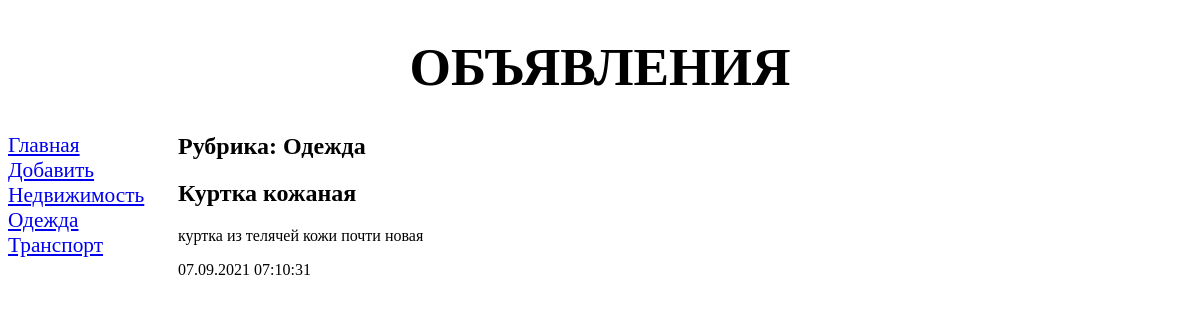
The page /bboard/4/ on the database its author committed.
### bboard/models.py (models this page shows, shortened)
class Rubric(models.Model):
    name = models.CharField(max_length=20, db_index=True, verbose_name='Название')
    class Meta:
        verbose_name_plural = 'Рубрика'
        verbose_name = 'Рубрика'
        ordering = ['name']

class Bb(models.Model):
    title = models.CharField(max_length=50, verbose_name='Товары')
    content = models.TextField(null=True, blank=True, verbose_name='Описание')
    price = models.FloatField(null=True, blank=True, verbose_name='Цена')
    published = models.DateTimeField(auto_now_add=True, db_index=True, verbose_name='Опубликовано')
    rubric = models.ForeignKey('Rubric', null=True, on_delete=models.PROTECT, verbose_name='Рубрика')
    class Meta:
        verbose_name_plural = 'Объявления'
        verbose_name = 'Объявление'
        ordering = ['-published']

### bboard/views.py (the view)
# urls.py: path('<int:rubric_id>/', by_rubric, name='by_rubric'),
def by_rubric(request, rubric_id):
    bbs = Bb.objects.filter(rubric=rubric_id)
    rubrics = Rubric.objects.all()
    current_rubric = Rubric.objects.get(pk=rubric_id)
    context = {'bbs': bbs, 'rubrics': rubrics, 'current_rubric': current_rubric}
    return render(request, 'bboard/by_rubric.html', context)

### bboard/templates/bboard/by_rubric.html (shortened to what this page needs)
{% extends "layout/basic.html" %}
{% block content %}
    <h2>Рубрика: {{ current_rubric.name }}</h2>
    {% for bb in bbs %}
    <div>
        <h2>{{ bb.title }}</h2>
        <p>{{bb.content}}</p>
        <p>{{ bb.published|date:"d.m.Y H:i:s"}}</p>
    </div>
    {% endfor %}
    {% endblock %}

### bboard/templates/layout/basic.html (shortened to what this page needs)
{% load static %}
<!DOCTYPE html>
<html>
<head>
    <link rel="stylesheet" type="text/css"
    href="{% static 'bboard/style.css' %}">
</head>
<body>
<header>
    <h1>Объявления</h1>
</header>
<nav>
    <a href="{% url 'index' %}">Главная</a>
    <a href="{% url 'add' %}">Добавить</a>
    {% for rubric in rubrics %}
    <a href="/bboard/{{ rubric.pk }}/">{{ rubric.name }}</a>
    {% endfor %}
</nav>
<section>
    {% block content %}
    {% endblock %}
</section>
</body>
</html>

### bboard/static/bboard/style.css (style rules this page uses)
header h1 { font-size: 40pt; text-transform: uppercase; text-align: center; background: url("bg.png") left / auto 100% no-repeat; }
nav { font-size: 16pt; width: 150px; float: left; }
nav a { display: black; margin: 10px 0px; }
section { margin-left: 170px; }

### rows shown on the page
Rubric: name "Недвижимость"
Rubric: name "Одежда"
Rubric: name "Транспорт"
Bb: title "Куртка кожаная", content "куртка из телячей кожи почти новая", published "07.09.2021 07:10:31"
